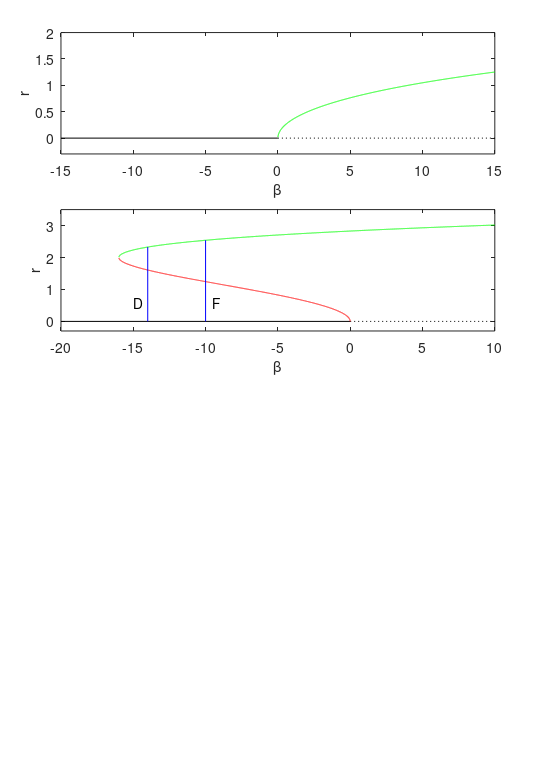

Source code (MATLAB): (Note: this script raises an error after producing the figure.)
function SDMs_examples_bistability()
% Illustration of bistability in a simple oscillator model with noise.
%
% Model of an oscillator in polar coords, with additive noise:
%
%   dr = (-r^5 + lambda*r^3 + beta*r)*dt + sigma*dW
%   dphi = theta*dt
%
% Generates Figure 4 of Roberts, Friston, Breakspear (2016) 

% Incorporates code written by Matthew Aburn and Frank Freyer

rng(1) % random seed used in the paper

figure('position',[560   528-350   560   420+350],'paperpositionmode','auto')
axs=zeros(1,6);


% supercritical bifurcation diagram
lambda=-8;
bb=linspace(-15,15,5000);
r_stab_f=@(beta) sqrt(2*lambda+2*sqrt(lambda.^2+4*beta))/2;
r_stab=r_stab_f(bb);
r_stab(imag(r_stab)~=0)=NaN;
axs(1)=axes('position',[0.1089    0.8000    0.7750    0.1577]);
plot([min(bb),0],[0 0],'k',...
     [0,max(bb)],[0 0],'k:',...
     bb,r_stab,'g')
ylim([-0.3 2])
xlabel('\beta')
ylabel('r')


% subcritical bifurcation diagram, with bistability
lambda=8;
bb=linspace(-20,10,10000);
r_unstab_f=@(beta) sqrt(2*lambda-2*sqrt(lambda.^2+4*beta))/2;
r_stab_f=@(beta) sqrt(2*lambda+2*sqrt(lambda.^2+4*beta))/2;
r_unstab=r_unstab_f(bb);
r_stab=r_stab_f(bb);
r_unstab(imag(r_unstab)~=0)=NaN;
r_stab(imag(r_stab)~=0)=NaN;
axs(2)=axes('position',[0.1089    0.5700    0.7750    0.1577]);
plot([min(bb),0],[0 0],'k',...
     [0,max(bb)],[0 0],'k:',...
     bb,r_unstab,'r',...
     bb,r_stab,'g',...
     -14*[1 1],[0 r_stab_f(-14)],'b',...
     -10*[1 1],[0 r_stab_f(-10)],'b')
ylim([-0.3 3.5])
xlabel('\beta')
ylabel('r')
text(-15,0.6,'D')
text(-9.5,0.6,'F')


% example time series

% low-amplitude case
% parameters
theta=20;
beta=-14;
lambda=8;
sigma=1.2;

% initial condition
y0=[0;0];

% integrate SDE using the Heun algorithm
trange=0:0.01:50;
sol = Heun(@f, @g, trange, y0, false);

% extract the values of interest from the final results
t=sol.x;
r=sol.y(2,:);

% radii of separatrix and stable orbit, for plotting
sep=sqrt(2*lambda-2*sqrt(lambda.^2+4*beta))/2;
stab=sqrt(2*lambda+2*sqrt(lambda.^2+4*beta))/2;

% time series in cartesian coords
axs(3)=axes('position',[0.1089    0.3000    0.3793    0.1819]);
plot(t,r.*cos(theta*t),'b')
xlabel('t (s)'), ylabel('x')
ylim([-3 3]), xlim([0 max(t)])

% trajectory in phase space
axs(4)=axes('position',[0.5650    0.3000    0.3875    0.1819]);
plot(r.*cos(theta*t),r.*sin(theta*t),'b',...
     sep.*cos(theta*t),sep.*sin(theta*t),'r',...
     stab.*cos(theta*t),stab.*sin(theta*t),'g')
axis square
xlim([-3 3])
ylim([-3 3])
xlabel('x'), ylabel('y')


% high-amplitude case
% parameters
theta=20;
lambda=8;
beta=-10;
sigma=1.2;

% initial condition
y0=[0;0];

% integrate SDE using the Heun algorithm
trange=0:0.01:50; sol = Heun(@f, @g, trange, y0, false);

% extract the values of interest from the final results
t=sol.x;
r=sol.y(2,:);

% radii of separatrix and stable orbit, for plotting
sep=sqrt(2*lambda-2*sqrt(lambda.^2+4*beta))/2;
stab=sqrt(2*lambda+2*sqrt(lambda.^2+4*beta))/2;

% time series in cartesian coords
axs(5)=axes('position',[0.1089    0.0500    0.3793    0.1819]);
plot(t,r.*cos(theta*t),'b')
ylim([-3 3]), xlim([0 max(t)])
xlabel('t (s)'), ylabel('x')

% trajectory in phase space
axs(6)=axes('position',[0.5650    0.0500    0.3875    0.1819]); %#ok<NASGU>
plot(r.*cos(theta*t),r.*sin(theta*t),'b',sep.*cos(theta*t),sep.*sin(theta*t),'r',stab.*cos(theta*t),stab.*sin(theta*t),'g')
axis square
xlim([-3 3])
ylim([-3 3])
xlabel('x'), ylabel('y')


% plot labeling
letters=upper({'a','b','c','d','e','f'});
ax2=axes('position',[0 0 1 1],'visible','off');
textopts={'parent',ax2,'units','normalized','fontweight','bold'};
text(0.02,0.97,letters(1),textopts{:});
text(0.02,0.74,letters(2),textopts{:});
text(0.02,0.50,letters(3),textopts{:});
text(0.55,0.50,letters(4),textopts{:});
text(0.02,0.25,letters(5),textopts{:});
text(0.55,0.25,letters(6),textopts{:});


% the bistable Hopf SDE

    % deterministic term 
    function ret = f(t, y)
        ret = [theta; -y(2)^5+lambda*y(2)^3+beta*y(2)];
    end
    
    % noise term
    function ret = g(t, y)
        ret  = [0; sigma]; % noise only in r
    end

end